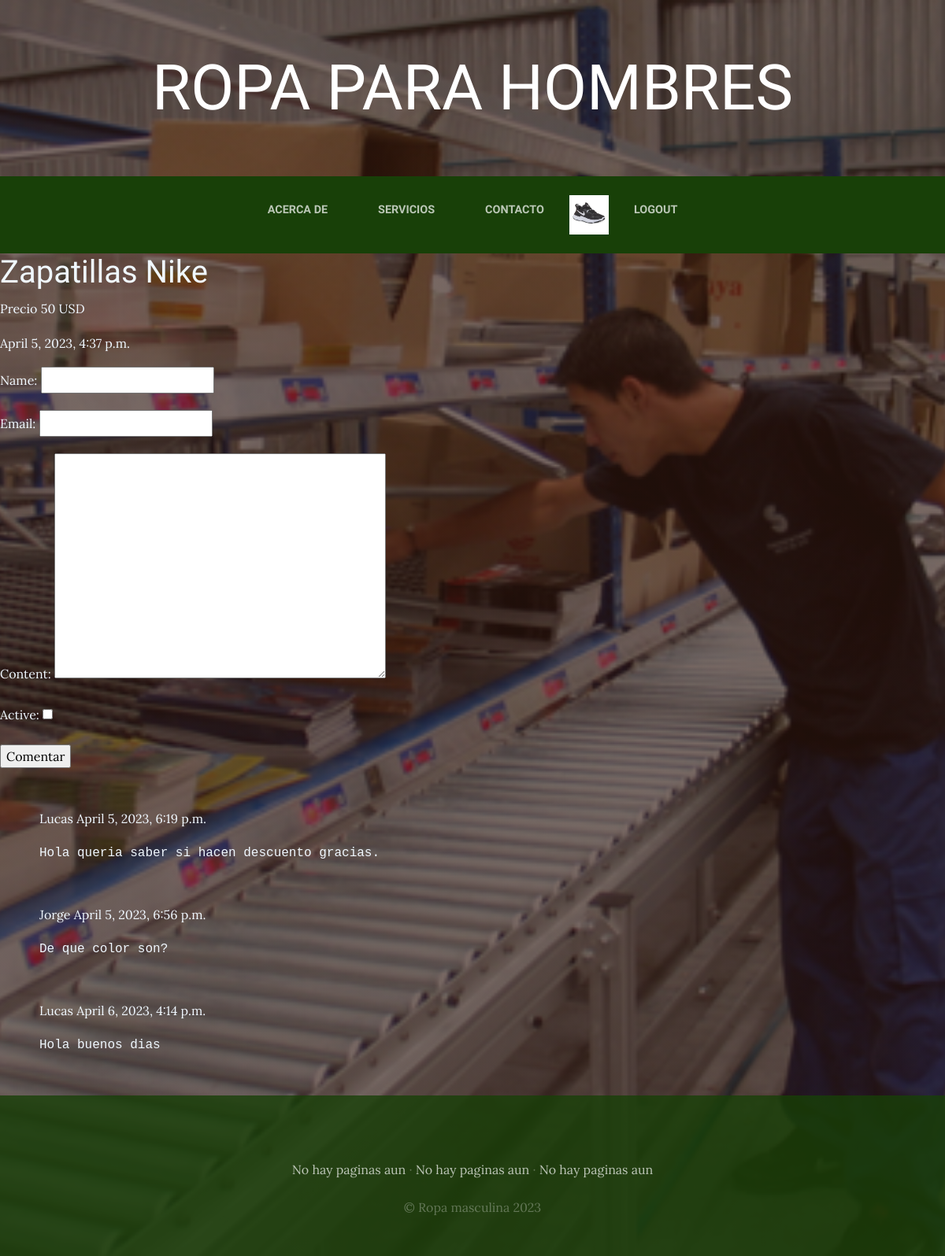
The app's page /contacto/3/ (signed in) with its own data.
### account/models.py (models this page shows)
class Avatar(models.Model):
    user = models.OneToOneField(User, on_delete=models.CASCADE)
    imagen = models.ImageField(upload_to="avatares", null=True, blank=True)

### contacto/models.py (models this page shows, shortened)
class Post(models.Model):
    title=models.CharField(max_length=90)
    slug=models.SlugField()
    created_on=models.DateTimeField(auto_now_add=True)
    content=models.TextField()

class Comment(models.Model):
    post=models.ForeignKey(Post, on_delete=models.CASCADE, related_name="comments")
    name=models.CharField(max_length=90)
    email=models.EmailField()
    created_on=models.DateTimeField(auto_now_add=True)
    content=models.TextField()
    active=models.BooleanField(default=False)

### contacto/views.py (the view)
# urls.py: path('<int:post_id>/', post_detail, name="post_detail")
def post_detail(request, post_id):
    post=Post.objects.get(id=post_id)
    comments=post.comments.filter(active=True)
    if request.method == 'POST':
        form=CommentForm(request.POST)
        if form.is_valid():
            new_form=form.save(commit=False)
            new_form.post= post
            new_form.save()
    else:
        form=CommentForm
    return render(request, 'contacto/contacto/post_detail.html', {'post':post, 'comments': comments, 'form': form})

### contacto/templates/contacto/contacto/post_detail.html (shortened to what this page needs)
{% extends "App/base.html" %}
{% load static %}
{% block contenido %}
<h1 style="color:aliceblue">{{post.title}}</h1>
<p style="color:aliceblue" >{{post.content}}</p>
<p style="color:aliceblue">{{post.created_on}}</p>
<div>
<form style="color:aliceblue" method="post">
    {{form.as_p}}
    <input type="submit" name="Enviar" value="Comentar">
</form>
{% for comentario in comments %}
<div style="margin: 50px;">
<p style="color:aliceblue"> {{comentario.name}} {{comentario.created_on}} <p style="font-family: courier; color: aliceblue;">{{comentario.content}}</p></p>
</div>
{% endfor %}
</div>
{% endblock %}

### App/templates/App/base.html (shortened to what this page needs)
<html>
<head>
    {% load static %}
    <link href="{% static 'App/vendor/bootstrap/css/bootstrap.min.css' %}" rel="stylesheet">
    <link href="{% static 'App/css/gestion.css' %}" rel="stylesheet">
</head>
<body>
    <h1 class="site-heading text-center text-white d-none d-lg-block">
        <span class="site-heading-lower">Ropa para hombres</span>
      </h1>
 <nav class="navbar navbar-expand-lg navbar-dark py-lg-4" id="mainNav">
    <div class="container">
      <div class="collapse navbar-collapse" id="navbarResponsive">
        <ul class="navbar-nav mx-auto">
          <li class="nav-item {% if request.path == '/home' %}active{% endif%} px-lg-4">
            <a class="nav-link text-uppercase text-expanded" href="{% url 'Home' %}">Acerca de</a>
          </li>
          <li class="nav-item {% if request.path == '/servicio' %}active{% endif%} px-lg-4">
            <a class="nav-link text-uppercase text-expanded" href="{% url 'Servicio' %}">Servicios</a>
          </li>
          <li class="nav-item {% if request.path == '/contacto' %}active{% endif%} px-lg-4">
            <a class="nav-link text-uppercase text-expanded" href="{% url 'Contacto' %}">Contacto</a>
          </li>
          {% if user.is_authenticated %}
          <img src="{{user.avatar.imagen.url}}" alt="Usuario" height="50">
              <li class="nav-item {% if request.path == '/accountLogout' %}active{% endif%} px-lg-4">
                <a class="nav-link text-uppercase text-expanded" href="{% url 'accountLogout' %}">Logout</a>
             </li>
          {% endif %}
        </ul>
      </div>
    </div>
  </nav>
 {% block contenido %}
 {% endblock %}
    <footer class="footer text-faded text-center py-5">
      <div class="container">
        <p class="m-0 mbt">
        	<a href="sample.html" class="link">No hay paginas aun</a> ·
        	<a href="sample.html" class="link">No hay paginas aun</a> ·
        	<a href="sample.html" class="link">No hay paginas aun</a>
		</p>
        <p class="m-0 mbt1">&copy; Ropa masculina 2023</p>
      </div>
	</footer>
</body>
</html>

### App/static/App/css/gestion.css (style rules this page uses)
body { font-family: 'Lora'; background: linear-gradient(rgba(47, 23, 15, 0.65), rgba(47, 23, 15, 0.65)), url("../img/bg_main.jpg"); background-attachment: fixed; background-position: center; background-size: cover; }
h1, h2, h3, h4, h5, h6 { font-family: 'Raleway'; }
p { line-height: 1.75; }
.text-faded { color: rgba(255, 255, 255, 0.3); }
.site-heading { margin-top: 5rem; margin-bottom: 5rem; text-transform: uppercase; line-height: 1; font-family: 'Raleway'; }
.site-heading .site-heading-lower { font-size: 5rem; font-weight: 100; line-height: 4rem; }
#mainNav { background-color: rgba(24, 64, 8); font-family: 'Raleway'; }
#mainNav .navbar-nav .nav-item .nav-link { color: rgba(255, 255, 255, 0.7); font-weight: 800; }
@media (min-width: 992px) { #mainNav .navbar-nav .nav-item .nav-link { font-size: 0.9rem; } }
.footer { background-color: rgba(24, 64, 8, 0.8); }
.mbt { padding-top: 2rem; }
.mbt1 { padding-top: 1.25rem; }
a.link { color: rgba(255, 255, 255, 0.7); }

### records on screen
Post: title "Zapatillas Nike", content "Precio 50 USD", created_on "April 5, 2023, 4:37 p.m."
Comment: name "Lucas", created_on "April 5, 2023, 6:19 p.m.", content "Hola queria saber si hacen descuento gracias."
Comment: name "Jorge", created_on "April 5, 2023, 6:56 p.m.", content "De que color son?"
Comment: name "Lucas", created_on "April 6, 2023, 4:14 p.m.", content "Hola buenos dias"
